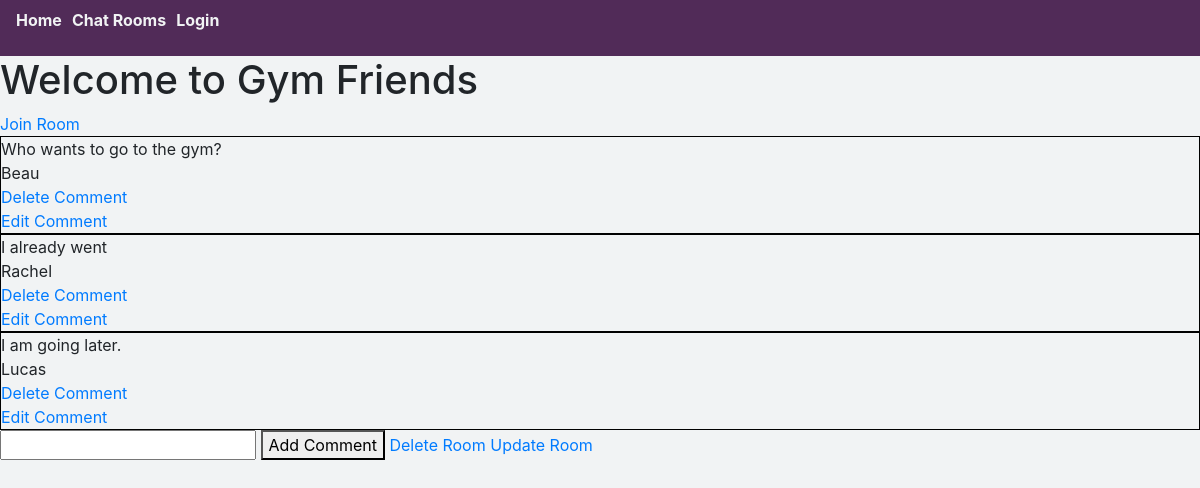
The page /3/chat_room_detail on the database as committed earlier.
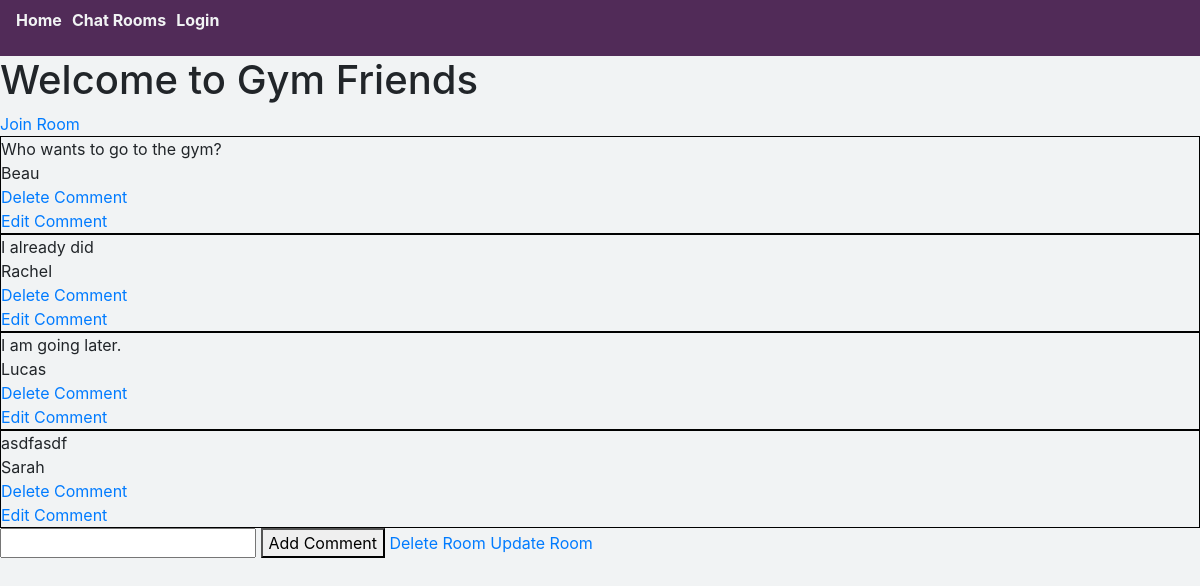
The same page on the database as committed later.
### chat_app/models.py (models this page shows, shortened)
class Message(models.Model):
    text = models.CharField(max_length=255, null=True)
    user = models.ForeignKey(User, on_delete=models.CASCADE, null=True)
    room = models.ForeignKey(Room, on_delete=models.CASCADE, null=True)

### chat_app/views.py (the view)
# urls.py: path('<int:pk>/chat_room_detail', views.DetailView.as_view(), name='chat_detail'),
class DetailView(generic.DetailView):
    model = Room
    template_name = 'chat_app/chat_room_detail.html'
    fields = ['name']

### chat_app/templates/chat_app/chat_room_detail.html (shortened to what this page needs)
{% extends 'chat_app/base.html' %}
{% block content %}
<h1>Welcome to {{room.name}}</h1>
<div><a href="#">Join Room</a></div>
{% for message in object.message_set.all %}
<div class="message">
  <div>{{message.text}}</div>
  <div>{{message.user}}</div>
  <div><a href="{% url 'chat_app:message_delete' message.id %}">Delete Comment</a></div>
  <div><a href="{% url 'chat_app:message_edit' message.id %}">Edit Comment</a></div>
</div>
{% endfor %}
<form action="{% url 'chat_app:message_create' room.id %}" method='post' ">{% csrf_token %}
  <input type="text" name='text'>
  <button>Add Comment</button>
  <a href="{% url 'chat_app:room_delete' room.id %}">Delete Room</a>
  <a href="{% url 'chat_app:room_update' room.id %}">Update Room</a>
</form>
{% endblock content %}

Rows that differ between the two databases and show on the page:
changed Message "Rachel": text "I already went" → "I already did"
added Message: text "asdfasdf", user "Sarah"
